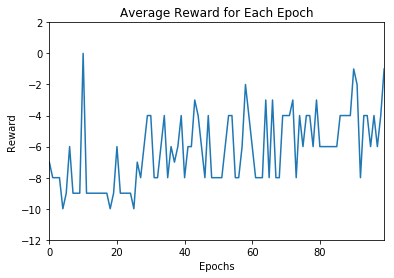

The Python source for this figure:
import argparse
import gym
import numpy as np
import matplotlib.pyplot as plt
from itertools import count

import torch
import torch.nn as nn
import torch.nn.functional as F
import torch.optim as optim
from torch.distributions import Categorical

def preprocess(image):
    """ prepro 210x160x3 uint8 frame into 6400 (80x80) 2D float array """
    image = image[35:195] # crop
    image = image[::2,::2,0] # downsample by factor of 2
    image[image == 144] = 0 # erase background (background type 1)
    image[image == 109] = 0 # erase background (background type 2)
    image[image != 0] = 1 # everything else (paddles, ball) just set to 1
    return np.reshape(image.astype(np.float).ravel(), [80*80])


class Policy(nn.Module):
    def __init__(self):
        super(Policy, self).__init__()
        self.l1 = nn.Linear(80*80, 256)
        self.dropout = nn.Dropout(p=0.5)
        self.l2 = nn.Linear(256, 2)

        # Dense(units=200,input_dim=80*80, activation='relu', kernel_initializer='glorot_uniform')

        self.saved_log_probs = []
        self.rewards = []

    def forward(self, x):
        x = self.l1(x)
        x = self.dropout(x)
        x = F.relu(x)
        action_scores = self.l2(x)
        return F.softmax(action_scores, dim=1)


def select_action(state):
    state = torch.from_numpy(state).float().unsqueeze(0).to(device)
    probs = policy(state)
    m = Categorical(probs)
    action = m.sample()
    policy.saved_log_probs.append(m.log_prob(action))
    return action.item()


def finish_episode():
    Reward = 0
    policy_loss = []
    value_loss = []
    rewards = []
    for r in policy.rewards[::-1]:
        Reward = r + discount_rate * Reward
        rewards.insert(0, Reward)

    # possible_values_0.append(discount_rate * val[possible_next_state])

    rewards = torch.tensor(rewards)
    rewards = (rewards - rewards.mean()) / rewards.std()
    value = torch.tensor(rewards[0])
    for (log_prob, reward) in zip(policy.saved_log_probs, rewards):
        advantage = reward - value
        policy_loss.append(-log_prob * advantage)
        value_loss.append(F.mse_loss(value, torch.tensor([reward])))

    policy_optimizer.zero_grad()
    policy_loss = torch.stack(policy_loss).sum() + torch.stack(value_loss).sum()
    policy_loss.backward()
    policy_optimizer.step()
    del policy.rewards[:]
    del policy.saved_log_probs[:]

device = torch.device('cuda' if torch.cuda.is_available() else 'cpu')
# export cuda_visible_devices=0

env = gym.make('Pong-v0')
env.seed(1)
torch.manual_seed(1)

policy = Policy()
policy = policy.to(device)
policy_optimizer = optim.Adam(policy.parameters(), lr=1e-2)
discount_rate = 0.95

def main():
    avg_reward = []
    for i_episode in range(1000):
        state = env.reset()
        epi_reward = 0
        for t in range(1, 1000):
            state = preprocess(state)
            action = select_action(state)
            state, reward, done, _ = env.step(action+2)
            policy.rewards.append(reward)
            epi_reward += reward
            if done:
                break

        finish_episode()
        avg_reward.append(epi_reward)
        if i_episode % 10 == 0:
            print(epi_reward)
            
    print(avg_reward)

    plt.plot(range(len(avg_reward)), avg_reward)
    plt.title("Average Reward for Each Epoch")
    plt.xlabel('Epochs')
    plt.ylabel('Reward')
    plt.ylim((min(avg_reward)-2,max(avg_reward)+2))
    plt.xlim((0,len(avg_reward)-1))
    plt.savefig('pong.png')

    # state, ep_reward = env.reset(), 0
    # goal_steps = 200
    # for t in range(goal_steps):
    #     env.render()
    #     action = select_action(state)
    #     state, reward, done, _ = env.step(action)
    #     policy.rewards.append(reward)
    #     ep_reward += reward
    #     if done:
    #         break


if __name__ == '__main__':
    main()

